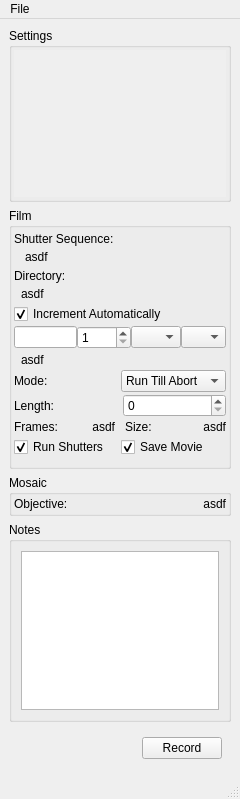
<?xml version="1.0" encoding="UTF-8"?>
<ui version="4.0">
 <class>MainWindow</class>
 <widget class="QMainWindow" name="MainWindow">
  <property name="geometry">
   <rect>
    <x>0</x>
    <y>0</y>
    <width>240</width>
    <height>799</height>
   </rect>
  </property>
  <property name="sizePolicy">
   <sizepolicy hsizetype="Fixed" vsizetype="Preferred">
    <horstretch>0</horstretch>
    <verstretch>0</verstretch>
   </sizepolicy>
  </property>
  <property name="minimumSize">
   <size>
    <width>240</width>
    <height>0</height>
   </size>
  </property>
  <property name="maximumSize">
   <size>
    <width>240</width>
    <height>10000</height>
   </size>
  </property>
  <property name="acceptDrops">
   <bool>true</bool>
  </property>
  <property name="windowTitle">
   <string>HAL-4000</string>
  </property>
  <property name="windowIcon">
   <iconset>
    <normaloff>../../HAL-4000.ico</normaloff>../../HAL-4000.ico</iconset>
  </property>
  <widget class="QWidget" name="centralwidget">
   <property name="sizePolicy">
    <sizepolicy hsizetype="Preferred" vsizetype="Preferred">
     <horstretch>0</horstretch>
     <verstretch>0</verstretch>
    </sizepolicy>
   </property>
   <property name="minimumSize">
    <size>
     <width>0</width>
     <height>0</height>
    </size>
   </property>
   <property name="maximumSize">
    <size>
     <width>1000</width>
     <height>10000</height>
    </size>
   </property>
   <property name="acceptDrops">
    <bool>true</bool>
   </property>
   <layout class="QVBoxLayout" name="verticalLayout_3">
    <item>
     <widget class="QGroupBox" name="settingsGroupBox">
      <property name="minimumSize">
       <size>
        <width>50</width>
        <height>40</height>
       </size>
      </property>
      <property name="maximumSize">
       <size>
        <width>231</width>
        <height>16777215</height>
       </size>
      </property>
      <property name="title">
       <string>Settings</string>
      </property>
      <layout class="QGridLayout" name="gridLayout">
       <property name="margin">
        <number>2</number>
       </property>
       <property name="spacing">
        <number>2</number>
       </property>
       <item row="0" column="0">
        <widget class="QScrollArea" name="settingsScrollArea">
         <property name="frameShape">
          <enum>QFrame::NoFrame</enum>
         </property>
         <property name="widgetResizable">
          <bool>true</bool>
         </property>
         <widget class="QWidget" name="scrollAreaWidgetContents">
          <property name="geometry">
           <rect>
            <x>0</x>
            <y>0</y>
            <width>210</width>
            <height>95</height>
           </rect>
          </property>
         </widget>
        </widget>
       </item>
      </layout>
     </widget>
    </item>
    <item>
     <widget class="QGroupBox" name="filmGroupBox">
      <property name="sizePolicy">
       <sizepolicy hsizetype="Preferred" vsizetype="Preferred">
        <horstretch>0</horstretch>
        <verstretch>0</verstretch>
       </sizepolicy>
      </property>
      <property name="minimumSize">
       <size>
        <width>150</width>
        <height>261</height>
       </size>
      </property>
      <property name="title">
       <string>Film</string>
      </property>
      <layout class="QVBoxLayout" name="verticalLayout_2">
       <property name="spacing">
        <number>2</number>
       </property>
       <property name="leftMargin">
        <number>2</number>
       </property>
       <property name="topMargin">
        <number>2</number>
       </property>
       <property name="rightMargin">
        <number>2</number>
       </property>
       <item>
        <widget class="QLabel" name="shuttersLabels">
         <property name="text">
          <string>Shutter Sequence:</string>
         </property>
        </widget>
       </item>
       <item>
        <layout class="QHBoxLayout" name="horizontalLayout_9">
         <property name="spacing">
          <number>6</number>
         </property>
         <item>
          <widget class="QWidget" name="widget" native="true">
           <property name="maximumSize">
            <size>
             <width>5</width>
             <height>16777215</height>
            </size>
           </property>
          </widget>
         </item>
         <item>
          <widget class="QLabel" name="shuttersText">
           <property name="layoutDirection">
            <enum>Qt::LeftToRight</enum>
           </property>
           <property name="text">
            <string>asdf</string>
           </property>
          </widget>
         </item>
        </layout>
       </item>
       <item>
        <widget class="QLabel" name="directoryLabel">
         <property name="text">
          <string>Directory:</string>
         </property>
        </widget>
       </item>
       <item>
        <layout class="QHBoxLayout" name="horizontalLayout_10">
         <item>
          <widget class="QWidget" name="widget_2" native="true">
           <property name="maximumSize">
            <size>
             <width>5</width>
             <height>16777215</height>
            </size>
           </property>
          </widget>
         </item>
         <item>
          <widget class="QLabel" name="directoryText">
           <property name="layoutDirection">
            <enum>Qt::LeftToRight</enum>
           </property>
           <property name="text">
            <string>asdf</string>
           </property>
           <property name="alignment">
            <set>Qt::AlignLeading|Qt::AlignLeft|Qt::AlignVCenter</set>
           </property>
          </widget>
         </item>
        </layout>
       </item>
       <item>
        <widget class="QCheckBox" name="autoIncCheckBox">
         <property name="sizePolicy">
          <sizepolicy hsizetype="Preferred" vsizetype="Preferred">
           <horstretch>0</horstretch>
           <verstretch>0</verstretch>
          </sizepolicy>
         </property>
         <property name="text">
          <string>Increment Automatically</string>
         </property>
         <property name="checked">
          <bool>true</bool>
         </property>
        </widget>
       </item>
       <item>
        <layout class="QHBoxLayout" name="horizontalLayout">
         <property name="spacing">
          <number>0</number>
         </property>
         <item>
          <widget class="QLineEdit" name="filenameEdit">
           <property name="sizePolicy">
            <sizepolicy hsizetype="MinimumExpanding" vsizetype="Fixed">
             <horstretch>0</horstretch>
             <verstretch>0</verstretch>
            </sizepolicy>
           </property>
           <property name="focusPolicy">
            <enum>Qt::StrongFocus</enum>
           </property>
          </widget>
         </item>
         <item>
          <widget class="QSpinBox" name="indexSpinBox">
           <property name="maximumSize">
            <size>
             <width>55</width>
             <height>16777215</height>
            </size>
           </property>
           <property name="minimum">
            <number>1</number>
           </property>
           <property name="maximum">
            <number>9999</number>
           </property>
          </widget>
         </item>
         <item>
          <widget class="QComboBox" name="extensionComboBox">
           <property name="maximumSize">
            <size>
             <width>50</width>
             <height>16777215</height>
            </size>
           </property>
          </widget>
         </item>
         <item>
          <widget class="QComboBox" name="filetypeComboBox">
           <property name="maximumSize">
            <size>
             <width>45</width>
             <height>16777215</height>
            </size>
           </property>
          </widget>
         </item>
        </layout>
       </item>
       <item>
        <layout class="QHBoxLayout" name="horizontalLayout_11">
         <item>
          <widget class="QWidget" name="widget_3" native="true">
           <property name="maximumSize">
            <size>
             <width>5</width>
             <height>16777215</height>
            </size>
           </property>
          </widget>
         </item>
         <item>
          <widget class="QLabel" name="filenameLabel">
           <property name="text">
            <string>asdf</string>
           </property>
           <property name="alignment">
            <set>Qt::AlignLeading|Qt::AlignLeft|Qt::AlignVCenter</set>
           </property>
          </widget>
         </item>
        </layout>
       </item>
       <item>
        <layout class="QHBoxLayout" name="horizontalLayout_4">
         <item>
          <widget class="QLabel" name="modeLabel">
           <property name="text">
            <string>Mode:</string>
           </property>
          </widget>
         </item>
         <item>
          <widget class="QComboBox" name="modeComboBox">
           <property name="focusPolicy">
            <enum>Qt::WheelFocus</enum>
           </property>
           <item>
            <property name="text">
             <string>Run Till Abort</string>
            </property>
           </item>
           <item>
            <property name="text">
             <string>Fixed Length</string>
            </property>
           </item>
          </widget>
         </item>
        </layout>
       </item>
       <item>
        <layout class="QHBoxLayout" name="horizontalLayout_5">
         <property name="spacing">
          <number>6</number>
         </property>
         <item>
          <widget class="QLabel" name="lengthLabel">
           <property name="text">
            <string>Length:</string>
           </property>
          </widget>
         </item>
         <item>
          <widget class="QSpinBox" name="lengthSpinBox">
           <property name="maximum">
            <number>1000000</number>
           </property>
          </widget>
         </item>
        </layout>
       </item>
       <item>
        <layout class="QHBoxLayout" name="horizontalLayout_6">
         <property name="spacing">
          <number>10</number>
         </property>
         <item>
          <widget class="QLabel" name="framesLabel">
           <property name="text">
            <string>Frames:</string>
           </property>
          </widget>
         </item>
         <item>
          <widget class="QLabel" name="framesText">
           <property name="text">
            <string>asdf</string>
           </property>
           <property name="alignment">
            <set>Qt::AlignRight|Qt::AlignTrailing|Qt::AlignVCenter</set>
           </property>
          </widget>
         </item>
         <item>
          <widget class="QLabel" name="sizeLabel">
           <property name="text">
            <string>Size:</string>
           </property>
          </widget>
         </item>
         <item>
          <widget class="QLabel" name="sizeText">
           <property name="text">
            <string>asdf</string>
           </property>
           <property name="alignment">
            <set>Qt::AlignRight|Qt::AlignTrailing|Qt::AlignVCenter</set>
           </property>
          </widget>
         </item>
        </layout>
       </item>
       <item>
        <layout class="QHBoxLayout" name="horizontalLayout_7">
         <item>
          <widget class="QCheckBox" name="autoShuttersCheckBox">
           <property name="text">
            <string>Run Shutters</string>
           </property>
           <property name="checked">
            <bool>true</bool>
           </property>
          </widget>
         </item>
         <item>
          <widget class="QCheckBox" name="saveMovieCheckBox">
           <property name="text">
            <string>Save Movie</string>
           </property>
           <property name="checked">
            <bool>true</bool>
           </property>
          </widget>
         </item>
        </layout>
       </item>
      </layout>
     </widget>
    </item>
    <item>
     <widget class="QGroupBox" name="mosaicGroupBox">
      <property name="title">
       <string>Mosaic</string>
      </property>
      <layout class="QVBoxLayout" name="verticalLayout">
       <property name="spacing">
        <number>2</number>
       </property>
       <property name="margin">
        <number>2</number>
       </property>
       <item>
        <layout class="QHBoxLayout" name="horizontalLayout_8">
         <item>
          <widget class="QLabel" name="objectiveLabel">
           <property name="text">
            <string>Objective:</string>
           </property>
          </widget>
         </item>
         <item>
          <widget class="QLabel" name="objectiveText">
           <property name="text">
            <string>asdf</string>
           </property>
           <property name="alignment">
            <set>Qt::AlignRight|Qt::AlignTrailing|Qt::AlignVCenter</set>
           </property>
          </widget>
         </item>
        </layout>
       </item>
      </layout>
     </widget>
    </item>
    <item>
     <widget class="QGroupBox" name="notesGroupBox">
      <property name="sizePolicy">
       <sizepolicy hsizetype="Preferred" vsizetype="Fixed">
        <horstretch>0</horstretch>
        <verstretch>0</verstretch>
       </sizepolicy>
      </property>
      <property name="minimumSize">
       <size>
        <width>50</width>
        <height>200</height>
       </size>
      </property>
      <property name="maximumSize">
       <size>
        <width>231</width>
        <height>200</height>
       </size>
      </property>
      <property name="title">
       <string>Notes</string>
      </property>
      <layout class="QHBoxLayout" name="horizontalLayout_3">
       <item>
        <widget class="QTextEdit" name="notesEdit">
         <property name="sizePolicy">
          <sizepolicy hsizetype="Preferred" vsizetype="Preferred">
           <horstretch>0</horstretch>
           <verstretch>0</verstretch>
          </sizepolicy>
         </property>
         <property name="minimumSize">
          <size>
           <width>20</width>
           <height>37</height>
          </size>
         </property>
         <property name="maximumSize">
          <size>
           <width>10000</width>
           <height>10000</height>
          </size>
         </property>
        </widget>
       </item>
      </layout>
     </widget>
    </item>
    <item>
     <widget class="QWidget" name="widget_4" native="true">
      <layout class="QHBoxLayout" name="horizontalLayout_2">
       <item>
        <spacer name="horizontalSpacer">
         <property name="orientation">
          <enum>Qt::Horizontal</enum>
         </property>
         <property name="sizeHint" stdset="0">
          <size>
           <width>110</width>
           <height>20</height>
          </size>
         </property>
        </spacer>
       </item>
       <item>
        <widget class="QPushButton" name="recordButton">
         <property name="text">
          <string>Record</string>
         </property>
        </widget>
       </item>
      </layout>
     </widget>
    </item>
   </layout>
  </widget>
  <widget class="QMenuBar" name="menubar">
   <property name="geometry">
    <rect>
     <x>0</x>
     <y>0</y>
     <width>240</width>
     <height>26</height>
    </rect>
   </property>
   <widget class="QMenu" name="menuFile">
    <property name="title">
     <string>File</string>
    </property>
    <addaction name="actionSettings"/>
    <addaction name="actionShutter"/>
    <addaction name="actionDirectory"/>
    <addaction name="actionDisconnect"/>
    <addaction name="separator"/>
    <addaction name="actionQuit"/>
   </widget>
   <addaction name="menuFile"/>
  </widget>
  <widget class="QStatusBar" name="statusbar"/>
  <action name="actionQuit">
   <property name="text">
    <string>Quit</string>
   </property>
  </action>
  <action name="actionSettings">
   <property name="text">
    <string>New Settings</string>
   </property>
  </action>
  <action name="actionShutter">
   <property name="text">
    <string>New Shutter Sequence</string>
   </property>
  </action>
  <action name="actionDirectory">
   <property name="text">
    <string>Set Working Directory</string>
   </property>
  </action>
  <action name="actionIllumination">
   <property name="text">
    <string>Illumination</string>
   </property>
  </action>
  <action name="actionStage">
   <property name="text">
    <string>Stage</string>
   </property>
  </action>
  <action name="actionFocus_Lock">
   <property name="text">
    <string>Focus Lock</string>
   </property>
  </action>
  <action name="actionSpot_Counter">
   <property name="text">
    <string>Spot Counter</string>
   </property>
  </action>
  <action name="actionSwitch_Test">
   <property name="text">
    <string>Switch Test</string>
   </property>
  </action>
  <action name="actionMisc_Controls">
   <property name="text">
    <string>Misc. Controls</string>
   </property>
  </action>
  <action name="actionProgression">
   <property name="text">
    <string>Progressions</string>
   </property>
  </action>
  <action name="actionDisconnect">
   <property name="text">
    <string>Disconnect</string>
   </property>
  </action>
 </widget>
 <resources/>
 <connections/>
</ui>
